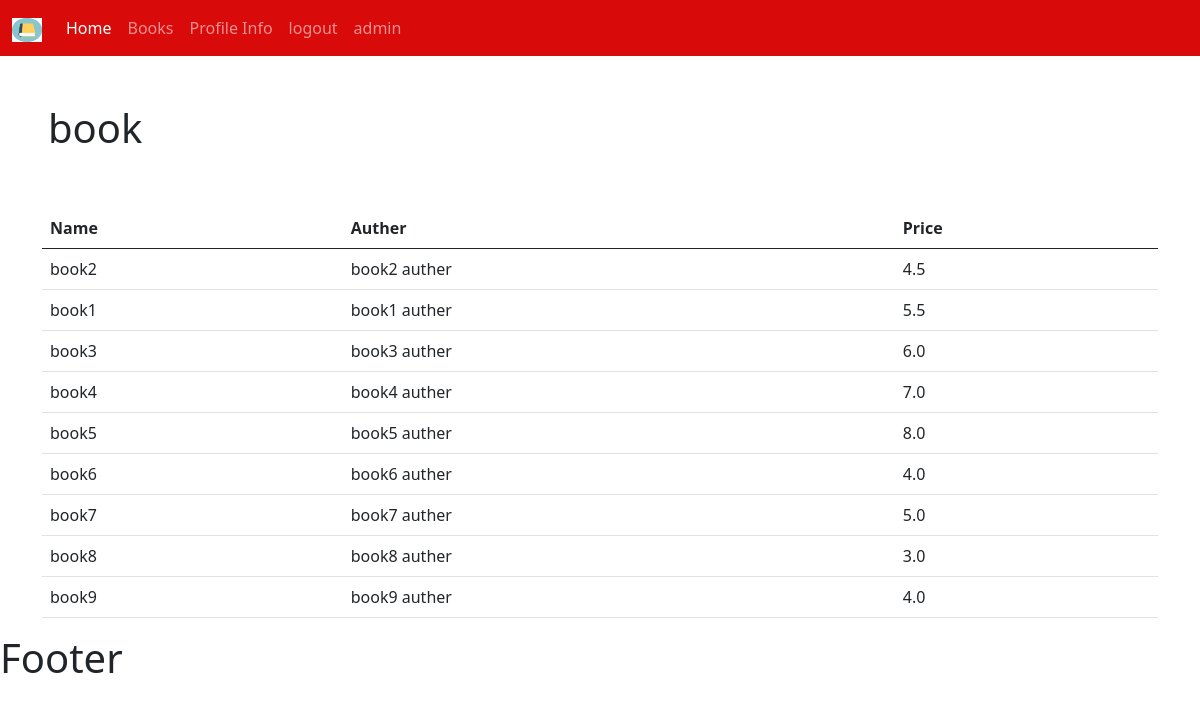
The app's page /books/ (signed in) with its own data.
### bookstore/models.py (models this page shows, shortened)
class Book(models.Model):
        CATEGORY= (
        ('Classics','Classics'),
        ('Comic Book ','Comic Book '),
        ('Fantasy','Fantasy'),
        ('Horror','Horror'),
        )
        name=models.CharField(max_length=100,null=True)
        auther=models.CharField(max_length=100,null=True)
        price=models.FloatField(max_length=100,null=True)
        category=models.CharField(max_length=100,null=True, choices=CATEGORY)
        tag=models.ManyToManyField(Tag)
        description=models.CharField(max_length=200,null=True)
        date_created = models.DateTimeField(auto_now_add=True,null=True)

### bookstore/decorators.py (the view)
        def wrapper_func(request , *args ,**kwargs):
            group =None
            if request.user.groups.exists():
                group =request.user.groups.all()[0].name
                if group == 'admin':
                  return view_func(request , *args ,**kwargs)
                if group == 'customer':
                    return redirect('user')

### bookstore/views.py (called while the page is built)
@login_required(login_url="login")
@forAdmins
def books(request):
    allbooks=Book.objects.all()
    return render(request,'bookstore/books.html', {'allbooks': allbooks})

### bookstore/templates/bookstore/books.html
{% extends 'bookstore/main.html'%}
{% block content %}
<h1 class='p-5'>book </h1>
<div class='container'>
<table class="table">
  <thead class="thead-dark">
    <tr>
      <th scope="col">Name</th>
      <th scope="col">Auther</th>
      <th scope="col">Price</th>
    </tr>
  </thead>
  <tbody>
     {% for item in allbooks %}
     <tr>
      <td>{{item.name}}</td>
      <td>{{item.auther}}</td>
      <td>{{item.price}}</td>
      {% endfor %}
    </tr>
  </tbody>
</table>
</div>
{% endblock%}

### bookstore/templates/bookstore/navbar.html (shortened to what this page needs)
{% load static %}
<nav class="navbar navbar-expand-lg  navbar-dark bg-primary">
  <div class="container-fluid">
    <a class="navbar-brand" href="{% url 'home' %}">
     <img src="{% static '/images/book.png' %}" alt="" width="30" height="24">
    </a>
    <div class="collapse navbar-collapse" id="navbarSupportedContent">
      <ul class="navbar-nav me-auto mb-2 mb-lg-0">
      {% if request.user.is_staff%}
        <li class="nav-item">
          <a class="nav-link active" aria-current="page" href="{% url 'home' %}">Home</a>
        </li>
        <li class="nav-item">
          <a class="nav-link" href="{% url 'books' %}">Books</a>
        </li>
        {% endif %}
         <li class="nav-item">
          <a class="nav-link" href="{% url 'profile_info' %}">Profile Info</a>
        </li>
          <a class="nav-link" href="{% url 'logout' %}">logout</a>
         <li class="nav-item">
                   <a class="nav-link" href="#">{{ request.user}}</a>
        </li>
      </ul>
    </div>
  </div>
</nav>

### static/css/style.css (style rules this page uses)
.bg-primary { background-color: #d90a0a!important; }

### records on screen
Book: name "book2", auther "book2 auther", price "4.5"
Book: name "book1", auther "book1 auther", price "5.5"
Book: name "book3", auther "book3 auther", price "6.0"
Book: name "book4", auther "book4 auther", price "7.0"
Book: name "book5", auther "book5 auther", price "8.0"
Book: name "book6", auther "book6 auther", price "4.0"
Book: name "book7", auther "book7 auther", price "5.0"
Book: name "book8", auther "book8 auther", price "3.0"
Book: name "book9", auther "book9 auther", price "4.0"

### other values on screen
{{ request.user }} "admin"
